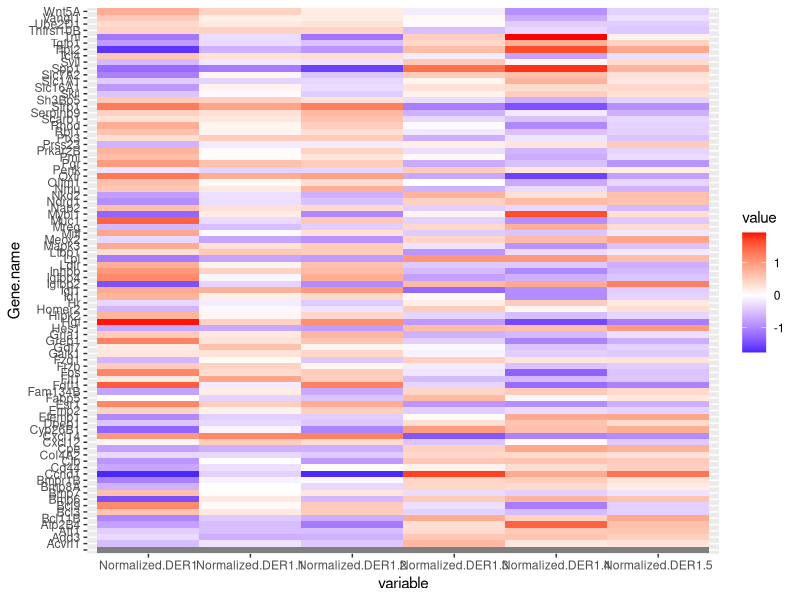

This chart was generated by the following R code:
## ---- chunk 1
require(ggplot2)
require(reshape2)

heat <- read.csv("Heatmap.csv", header = TRUE)
## ---- chunk 2
heatsub <- heat[1:2]
heatsub <- cbind.data.frame(heatsub, heat[21:26])

heatsub.m <- melt(heatsub)
## ---- chunk 3
ggplot(heatsub.m, aes(variable, Gene.name)) + geom_tile(aes(fill = value)) + scale_fill_gradient2 (high = "#FF0000", low = "#0000FF", mid = "white")

